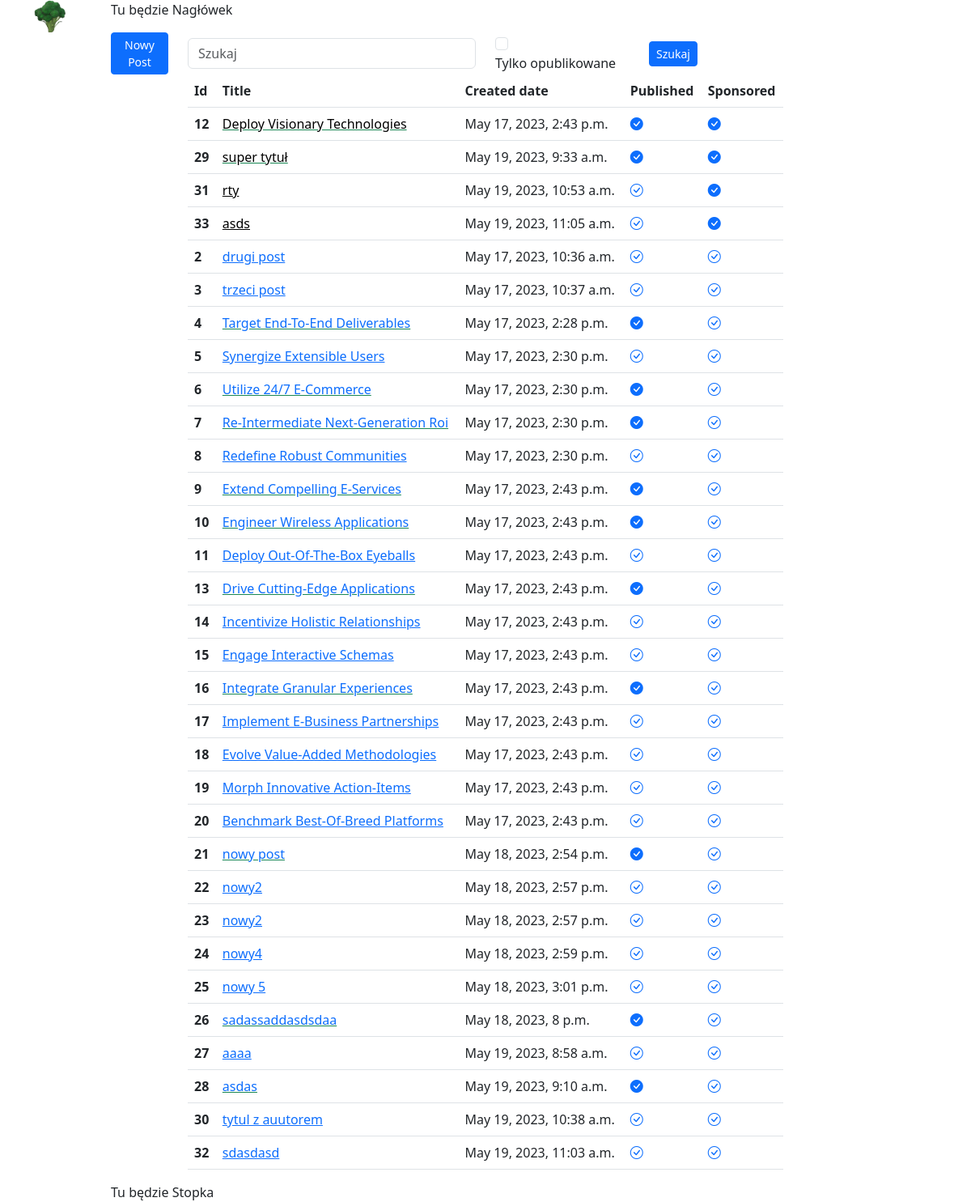
/posts/, run on the app's committed database.
### posts/models.py (models this page shows, shortened)
class Post(models.Model):
    author = models.ForeignKey("auth.User", on_delete=models.CASCADE, related_name="posts")
    title = models.CharField(max_length=255)
    content = models.TextField()
    published = models.BooleanField(default=False)
    sponsored = models.BooleanField(default=False)
    created = models.DateTimeField(auto_now_add=True)
    modified = models.DateTimeField(auto_now=True)

### posts/views.py (the view)
# urls.py: path('', posts_list, name='list'),
def posts_list(request):
    q = request.GET.get('q')
    context = {}
    posts = Post.objects
    if q:
        posts = posts.filter(title__contains=q)
        context['q'] = q
    if request.GET.get('p'):
        context['p'] = 'on'
        posts = posts.filter(published=True)
    posts = posts.order_by('-sponsored')
    posts = posts.all()
    context['posts'] = posts
    return render(request, 'posts/list.html', context)

### posts/templates/posts/list.html (shortened to what this page needs)
{% extends "main/base.html" %}
{% block content %}
<form>
    <div class="row align-items-center">
        <div class="col-1">
                        <a class="btn btn-sm btn-primary" href="{% url 'posts:add'%}">Nowy Post</a>
        </div>
        <div class="col-4">
            <input type="text" class="form-control" id="queryString" name="q" value="{{q}}", placeholder="Szukaj">
        </div>
        <div class="col-2">
            <input type="checkbox" class="form-check-input" id="queryChecked" name="p" {% if p %} checked="True" {% endif %}}>
            <label class="form-check-label" for="queryChecked">Tylko opublikowane</label>
        </div>
        <div class="col-2">
            <button class="btn btn-sm btn-primary" type="submit" value="Szukaj">Szukaj</button>
        </div>
    </div>
</form>
<div class="row">
    <div class="col">
    </div>
    <div class="col-8">
        <table class="table table-hover">
            <thead>
            <tr>
                <th scope="col">Id</th>
                <th scope="col">Title</th>
                <th scope="col">Created date</th>
                <th scope="col">Published</th>
                <th scope="col">Sponsored</th>
            </tr>
            </thead>
            <tbody>
            {% for post in posts %}
            <tr>
                <th scope="row">{{post.id}}</th>
                <td><a  class="
                        {% if post.published %}link-underline-success {% endif %}
                        {% if post.sponsored %}link-body-emphasis{% endif %}"
                        href="{% url 'posts:details' post.id %}">{{post.title}}</a></td>
                <td>{{post.created}}</td>
                <td><a href="{% url 'posts:toggle_published' post.id %}">
                    {% if post.published %}
                    <i class="bi bi-check-circle-fill text-primary"></i>
                    {% else %}
                    <i class="bi bi-check-circle text-primary"></i>
                    {% endif%}
                    </a></td>
                <td>{% if post.sponsored %}
                    <i class="bi bi-check-circle-fill text-primary"></i>
                    {% else %}
                    <i class="bi bi-check-circle text-primary"></i>
                    {% endif%}
                </td>
            </tr>
            {% endfor %}
            </tbody>
        </table>
    </div>
    <div class="col">
    </div>
</div>
{% endblock %}

### main/templates/main/base.html (shortened to what this page needs)
{% load static %}
<!DOCTYPE html>
<html lang="en">
<head>
    <link href="https://cdn.jsdelivr.net/npm/bootstrap@5.3.0-alpha3/dist/css/bootstrap.min.css" rel="stylesheet"
>
    <link href="https://cdn.jsdelivr.net/npm/bootstrap-icons@1.3.0/font/bootstrap-icons.css" rel="stylesheet">
</head>
<body>
<div class="container">
    <div class="row">
        <div class="col">
            <img src="{% static 'main/img/logo.png' %}" width="40" height="40"/>
        </div>
        <div class="col-10">
            Tu będzie Nagłówek
        </div>
        <div class="col">
        </div>
    </div>
    {% block content %}
    {% endblock %}
    <div class="row">
        <div class="col">
        </div>
        <div class="col-10">
            Tu będzie Stopka
        </div>
        <div class="col">
        </div>
    </div>
</div>
</body>
</html>

### data on the page
Post: id "12", title "Deploy Visionary Technologies", created "May 17, 2023, 2:43 p.m.", published True (drawn), sponsored True (drawn)
Post: id "29", title "super tytuł", created "May 19, 2023, 9:33 a.m.", published True (drawn), sponsored True (drawn)
Post: id "31", title "rty", created "May 19, 2023, 10:53 a.m.", published False (drawn), sponsored True (drawn)
Post: id "33", title "asds", created "May 19, 2023, 11:05 a.m.", published False (drawn), sponsored True (drawn)
Post: id "2", title "drugi post", created "May 17, 2023, 10:36 a.m.", published False (drawn), sponsored False (drawn)
Post: id "3", title "trzeci post", created "May 17, 2023, 10:37 a.m.", published False (drawn), sponsored False (drawn)
Post: id "4", title "Target End-To-End Deliverables", created "May 17, 2023, 2:28 p.m.", published True (drawn), sponsored False (drawn)
Post: id "5", title "Synergize Extensible Users", created "May 17, 2023, 2:30 p.m.", published False (drawn), sponsored False (drawn)
Post: id "6", title "Utilize 24/7 E-Commerce", created "May 17, 2023, 2:30 p.m.", published True (drawn), sponsored False (drawn)
Post: id "7", title "Re-Intermediate Next-Generation Roi", created "May 17, 2023, 2:30 p.m.", published True (drawn), sponsored False (drawn)
Post: id "8", title "Redefine Robust Communities", created "May 17, 2023, 2:30 p.m.", published False (drawn), sponsored False (drawn)
Post: id "9", title "Extend Compelling E-Services", created "May 17, 2023, 2:43 p.m.", published True (drawn), sponsored False (drawn)
Post: id "10", title "Engineer Wireless Applications", created "May 17, 2023, 2:43 p.m.", published True (drawn), sponsored False (drawn)
Post: id "11", title "Deploy Out-Of-The-Box Eyeballs", created "May 17, 2023, 2:43 p.m.", published False (drawn), sponsored False (drawn)
Post: id "13", title "Drive Cutting-Edge Applications", created "May 17, 2023, 2:43 p.m.", published True (drawn), sponsored False (drawn)
Post: id "14", title "Incentivize Holistic Relationships", created "May 17, 2023, 2:43 p.m.", published False (drawn), sponsored False (drawn)
Post: id "15", title "Engage Interactive Schemas", created "May 17, 2023, 2:43 p.m.", published False (drawn), sponsored False (drawn)
Post: id "16", title "Integrate Granular Experiences", created "May 17, 2023, 2:43 p.m.", published True (drawn), sponsored False (drawn)
Post: id "17", title "Implement E-Business Partnerships", created "May 17, 2023, 2:43 p.m.", published False (drawn), sponsored False (drawn)
Post: id "18", title "Evolve Value-Added Methodologies", created "May 17, 2023, 2:43 p.m.", published False (drawn), sponsored False (drawn)
Post: id "19", title "Morph Innovative Action-Items", created "May 17, 2023, 2:43 p.m.", published False (drawn), sponsored False (drawn)
Post: id "20", title "Benchmark Best-Of-Breed Platforms", created "May 17, 2023, 2:43 p.m.", published False (drawn), sponsored False (drawn)
Post: id "21", title "nowy post", created "May 18, 2023, 2:54 p.m.", published True (drawn), sponsored False (drawn)
Post: id "22", title "nowy2", created "May 18, 2023, 2:57 p.m.", published False (drawn), sponsored False (drawn)
Post: id "23", title "nowy2", created "May 18, 2023, 2:57 p.m.", published False (drawn), sponsored False (drawn)
Post: id "24", title "nowy4", created "May 18, 2023, 2:59 p.m.", published False (drawn), sponsored False (drawn)
Post: id "25", title "nowy 5", created "May 18, 2023, 3:01 p.m.", published False (drawn), sponsored False (drawn)
Post: id "26", title "sadassaddasdsdaa", created "May 18, 2023, 8 p.m.", published True (drawn), sponsored False (drawn)
Post: id "27", title "aaaa", created "May 19, 2023, 8:58 a.m.", published False (drawn), sponsored False (drawn)
Post: id "28", title "asdas", created "May 19, 2023, 9:10 a.m.", published True (drawn), sponsored False (drawn)
Post: id "30", title "tytul z auutorem", created "May 19, 2023, 10:38 a.m.", published False (drawn), sponsored False (drawn)
Post: id "32", title "sdasdasd", created "May 19, 2023, 11:03 a.m.", published False (drawn), sponsored False (drawn)
